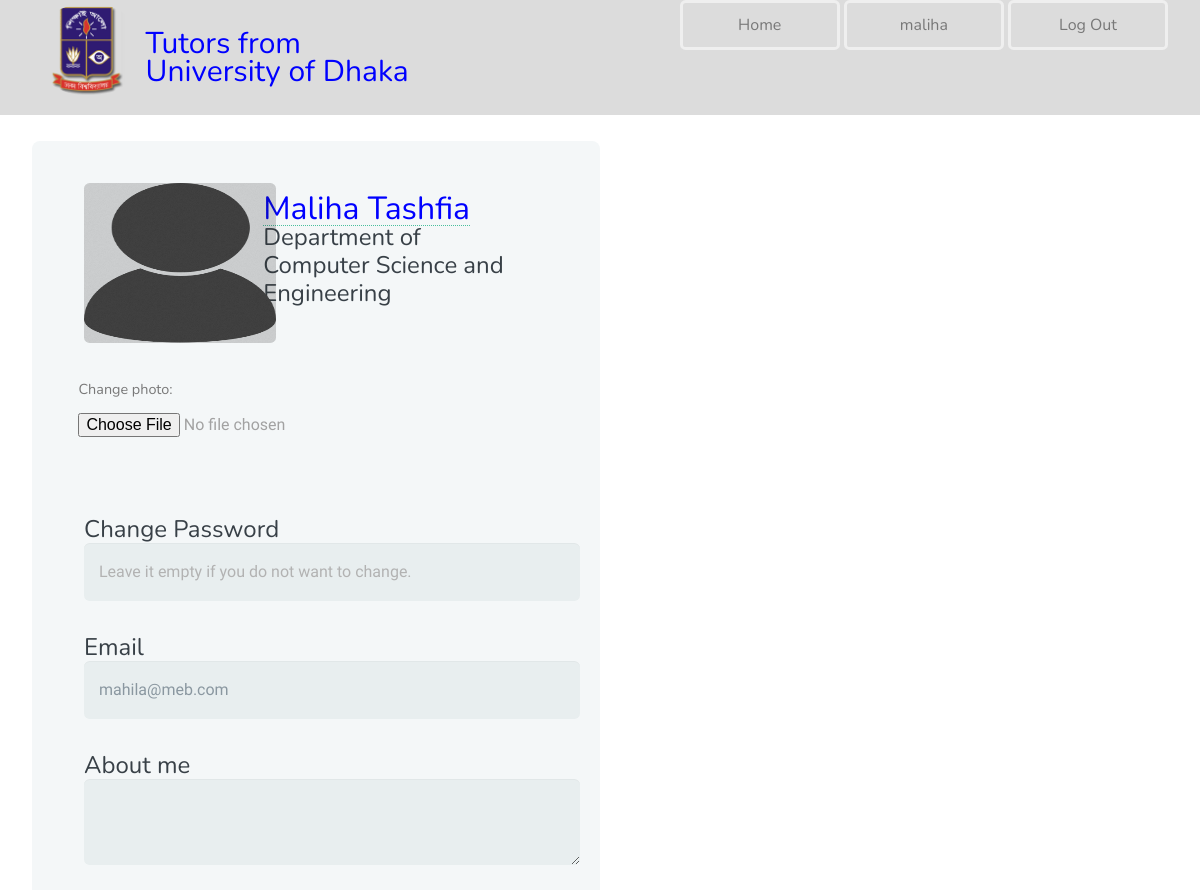
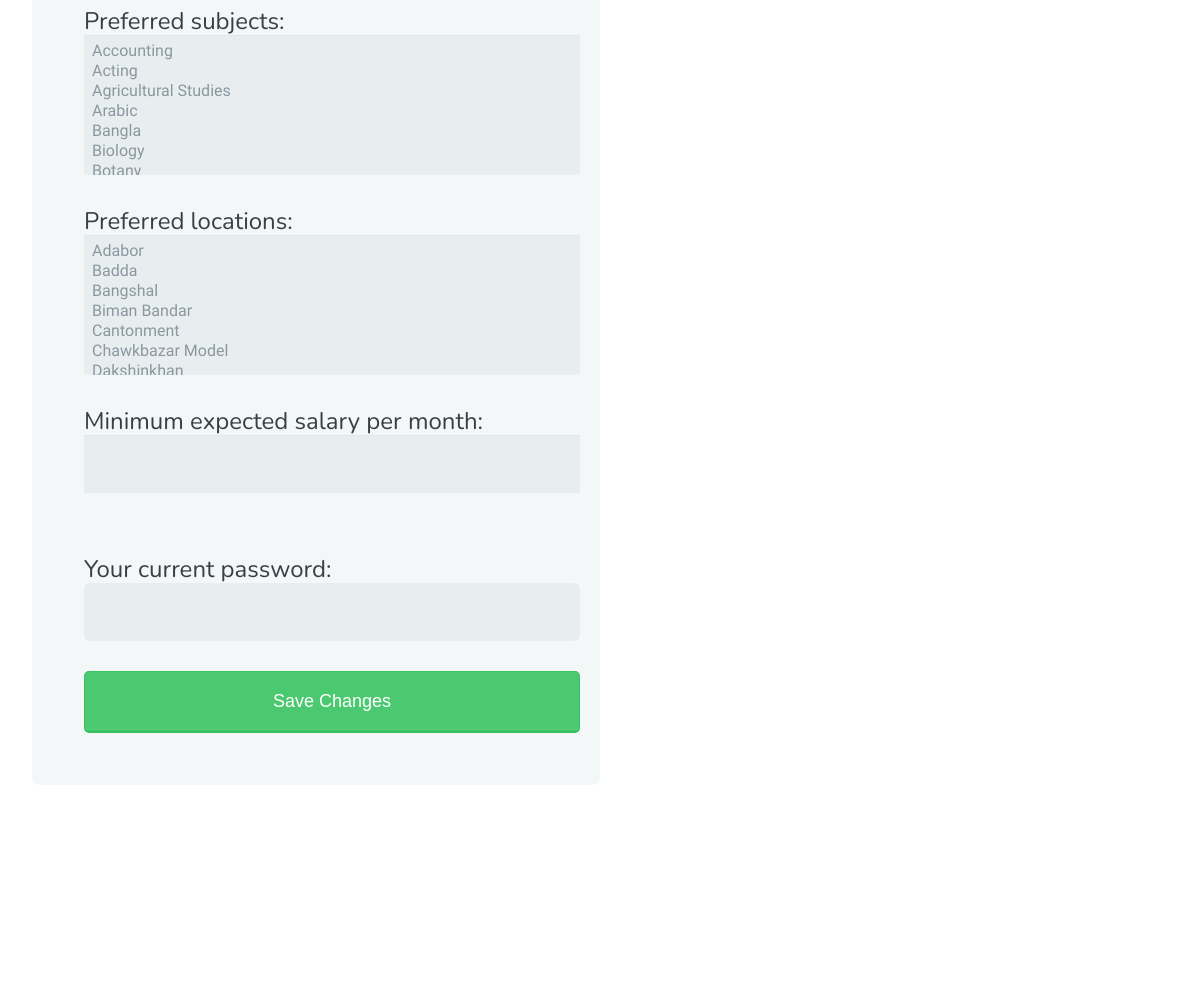
The page /editprofile.php?username=maliha (signed in) on the database its author committed (2 pictures, top to bottom).
### tables this page shows
CREATE TABLE `user_info` (
  `username` varchar(15) NOT NULL,
  `email` varchar(50) NOT NULL,
  `name` varchar(50) NOT NULL,
  `password` varchar(40) NOT NULL,
  `gender` varchar(6) NOT NULL,
  `phone` varchar(11) DEFAULT NULL,
  `phone_privacy` tinyint(1) DEFAULT NULL,
  `department` varchar(100) NOT NULL,
  `biography` longtext,
  `verified` tinyint(1) NOT NULL DEFAULT '0',
  `isAvailable` tinyint(1) NOT NULL DEFAULT '1'
);

### editprofile.php (the view, shortened to what this page needs)
<?php
	include"config.php";
	$areafile = fopen("area_list.txt", "r") or die("Unable to open file!");
	$arealist = array();
	while(!feof($areafile))
	{
		array_push($arealist,fgets($areafile));
	}
	sort($arealist);
	$coursefile = fopen("course_list.txt", "r") or die("Unable to open file!");
	$courselist = array();
	while(!feof($coursefile))
	{
		array_push($courselist,fgets($coursefile));
	}
	sort($courselist);
?>
<html>
    <head>
		<link rel="stylesheet" href="assets/css/profile.css" />
    </head>
	<?php
                                        if(isset($_SESSION['logged_in']) && $_SESSION['logged_in']==true)
                                            include"user_header.php";
                                         else
                                             include"login_header.php";
                                        ?>
			<section class="main">
				<?php
					$username = $_GET['username'];
					$sql = "SELECT * FROM user_info WHERE username = '$username'";
					$result = $conn->query($sql);
					$list = mysqli_fetch_array($result,MYSQLI_ASSOC);
					$path="uploads/".$list['username'].".jpg";
					if(!file_exists($path))
						$path="uploads/default/avatar.jpg";
				?>
				<div class="profile">
				<form method="post">
					<section class = "header_info" >
					<div class = "profile_pic" >
					<div class="3u"><span class="image fit"><img src= <?php echo $path; ?> alt="" /></span>  </div>
						<div class = "changepp" >
							<fieldset>
                                    <label for="upload_image">Change photo:</label>
                                     <input type="file" name="fileToUpload" id="fileToUpload">
                                </fieldset>
						</div>
					</div>
					<div class="basic_info">
					<br>
					<a href = "profile.php?username=<?php echo $_SESSION['login_user']; ?>" >
					<font size="6" color="blue">
						<?php
							echo $list['name'];
						?>
					</font>
					</a>
					<br>
					<font size="5">
						<?php
							echo $list['department'];
						?>
					</font>
					<br>
					<br><br>
					</div>
					</section>
					<br><br>
					<section class = "info" >
					<p> <font size="5">Change Password</font>
					<input type="password" placeholder = "Leave it empty if you do not want to change." name="new_password" maxlength="40">
					<p> <font size="5">Email</font>
					<input type="email" value = <?php echo $list['email']; ?> id = "email" name = "email" maxlength="50" >
					<p> <font size="5"> About me</font>
					<textarea name = "bio" placeholder = <?php echo $list['biography']; ?> > </textarea>
					<p> <font size="5"> Preferred subjects: </font>
					<select id="course" name="course" style='height: 140px;' multiple>
						 <?php
							$courseLength = count($courselist);
							for($i=0; $i<$courseLength; $i=$i+1)
								echo"<option value=\"".$courselist[$i]."\">".$courselist[$i]."</option>";
						?>
					</select>
					<p> <font size="5"> Preferred locations: </font>
					<select id="location" name="location" style='height: 140px;' multiple>
						 <?php
							$areaLength = count($arealist);
							for($i=0; $i<$areaLength; $i=$i+1)
								echo"<option value=\"".$arealist[$i]."\">".$arealist[$i]."</option>";
						?>
					</select>
					<p> <font size="5"> Minimum expected salary per month:
					<input type = "number" name = "salary" id = "salary">
					<p> <font size="5">Your current password:
					<input type = "password" name = "curr_password" id = "curr_password" maxlength="40" required>
					<button type="submit" value="submit" name="submit" >Save Changes</button>
					</section>
				</form>
				</div>
			</section>
			<?php include"footer.php" ?>

### assets/css/profile.css (style rules this page uses)
html, body, div, span, applet, object, iframe, h1, h2, h3, h4, h5, h6, p, blockquote, pre, a, abbr, acronym, address, big, cite, code, del, dfn, em, img, ins, kbd, q, s, samp, small, strike, strong, sub, sup, tt, var, b, u, i, center, dl, dt, dd, ol, ul, li, fieldset, form, label, legend, table, caption, tbody, tfoot, thead, tr, th, td, article, aside, canvas, details, embed, figure, figcaption, footer, header, hgroup, menu, nav, output, ruby, section, summary, time, mark, audio, video { margin: 0; padding: 0; border: 0; font-size: 100%; font: inherit; vertical-align: baseline; }
aside, details, figcaption, figure, footer, header, hgroup, menu, nav, section { display: block; }
*, *:before, *:after { -moz-box-sizing: border-box; -webkit-box-sizing: border-box; box-sizing: border-box; }
.\33 u, .\33 u\24 { width: 25%; clear: none; margin-left: 0; }
body, input, select, textarea { color: #a2a2a2; font-family: "Source Sans Pro", Helvetica, sans-serif; font-size: 16pt; font-weight: 400; line-height: 1.75em; }
a { -moz-transition: color 0.2s ease-in-out, border-color 0.2s ease-in-out; -webkit-transition: color 0.2s ease-in-out, border-color 0.2s ease-in-out; -ms-transition: color 0.2s ease-in-out, border-color 0.2s ease-in-out; transition: color 0.2s ease-in-out, border-color 0.2s ease-in-out; border-bottom: dotted 1px; color: #49bf9d; text-decoration: none; }
p { margin: 0 0 2em 0; }
form { margin: 0 0 2em 0; }
label { color: #787878; display: block; font-size: 0.9em; font-weight: 400; margin: 0 0 1em 0; }
input[type="text"], input[type="password"], input[type="email"], select, textarea { -moz-appearance: none; -webkit-appearance: none; -ms-appearance: none; appearance: none; background: #f7f7f7; border-radius: 0.35em; border: solid 2px transparent; color: inherit; display: block; outline: 0; padding: 0 0.75em; text-decoration: none; width: 100%; }
input[type="text"]:invalid, input[type="password"]:invalid, input[type="email"]:invalid, select:invalid, textarea:invalid { box-shadow: none; }
input[type="text"], input[type="password"], input[type="email"], select { height: 2.75em; }
textarea { padding: 0.75em; }
.image { border-radius: 0.35em; border: 0; display: inline-block; position: relative; }
.image:before { -moz-transition: opacity 0.2s ease-in-out; -webkit-transition: opacity 0.2s ease-in-out; -ms-transition: opacity 0.2s ease-in-out; transition: opacity 0.2s ease-in-out; background: url("images/overlay.png"); border-radius: 0.35em; content: ''; display: block; height: 100%; left: 0; opacity: 0.5; position: absolute; top: 0; width: 100%; }
.image img { border-radius: 0.35em; display: block; }
.image.fit { display: block; margin: 2em 2em 2em 2em; width: 12em; height: 10em; }
.image.fit img { width: 100%; height: 100%; }
.main { max-width: 100%; padding: 1em 2em 2em 2em; width: calc(100%); display: flex; }
.profile { max-width: 100%; margin-left: 0%; width: calc(50%); float : left; }
.header_info { padding: 0em 0em 0em 0em; max-width: 100%; margin-left: 0%; width: calc(100%); }
.profile_pic { max-width: 20%; margin-left: 0%; float: left; }
.changepp { margin-left: 25%; }
.basic_info { max-width: 50%; margin-left: 40%; flex-grow: 1; padding: 1em 0em 0em 0em; }
.info { padding: 6em 0em 0em 2em; }
@media screen and (max-width: 1800px) { body, input, select, textarea { font-size: 12pt; } }
form { max-width: 300px; margin: 10px auto; padding: 10px 20px; background: #f4f7f8; border-radius: 8px; }
input[type="text"], input[type="password"], input[type="date"], input[type="datetime"], input[type="email"], input[type="number"], input[type="search"], input[type="tel"], input[type="time"], input[type="url"], textarea, select { background: rgba(255,255,255,0.1); border: none; font-size: 16px; height: auto; margin: 0; outline: 0; padding: 15px; width: 100%; background-color: #e8eeef; color: #8a97a0; box-shadow: 0 1px 0 rgba(0,0,0,0.03) inset; margin-bottom: 30px; }
select { padding: 6px; height: 42px; border-radius: 2px; }
button { padding: 19px 39px 18px 39px; color: #FFF; background-color: #4bc970; font-size: 18px; text-align: center; font-style: normal; border-radius: 5px; width: 100%; border: 1px solid #3ac162; border-width: 1px 1px 3px; box-shadow: 0 -1px 0 rgba(255,255,255,0.1) inset; margin-bottom: 10px; }
fieldset { margin-bottom: 30px; border: none; }
label { display: block; margin-bottom: 8px; }
@media screen and (min-width: 480px) { form { max-width: 700px; } }

### rows shown on the page
user_info: name "Maliha Tashfia", department "Department of Computer Science and Engineering", email "mahila@meb.com"

### other values the page prints
$_SESSION['login_user'] "maliha"
